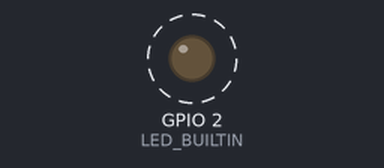
Simulated run of this sketch. Board: ESP32. On the bench: output pins drawn as LEDs (lit = HIGH). Dashed ring = blinking. WiFi joins after 1.5 s; servers stay silent unless stated; random numbers use the default seed unless the sketch sets one; no MQTT or app messages arrive unless stated; what the sketch prints to the serial monitor is not drawn.

Above: at 3.0 s.
Timing chart, 0 to 7.2 s (numbered marks = the images above):
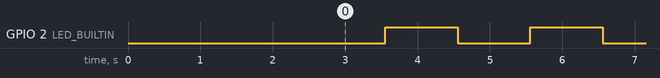

The sketch:

aquaponik.ino
```cpp
#include "AquaponikNode.h"

AquaponikNode node;

void setup() {
  node.setup();
}

void loop() {
  node.loop();
}
```

AquaponikNode.cpp
```cpp
#include "AquaponikNode.h"

void AquaponikNode::setup() {
  Serial.begin(115200);
  delay(1000);

  wifiManager.connect();

  if (WiFi.status() != WL_CONNECTED) {
    ledManager.setStatus(LedStatus::WifiError);  // WiFi error
    return;
  }

  mqttManager.setup(broker, port);
  mqttManager.connect(clientId);

  if (!WiFi.isConnected()) {
    ledManager.setStatus(LedStatus::WifiError);  // WiFi error
  } else if (!mqttManager.isConnected()) {
    ledManager.setStatus(LedStatus::MqttError); // MQTT error
  } else {
    ledManager.setStatus(LedStatus::Normal); // Normal
  }
}

void AquaponikNode::loop() {
  ledManager.update();
  mqttManager.loop();

  if (millis() - lastSendTime >= sendInterval) {
    lastSendTime = millis();
    String data = sensorManager.toJSON();
    mqttManager.publishSensorData(topic, data);
  }
}
```

AquaponikNode.h
```cpp
#ifndef AQUAPONIK_NODE_H
#define AQUAPONIK_NODE_H

#include "WifiManager.h"
#include "MQTTClientManager.h"
#include "LedStatusManager.h"
#include "SensorManager.h"

/// @class AquaponikNode
/// @brief Class utama yang mengatur lifecycle node Aquaponik (WiFi, MQTT, Sensor).
class AquaponikNode {
public:
  /// @brief Inisialisasi WiFi, MQTT, dll.
  void setup();

  /// @brief Loop utama untuk mengirim data berkala.
  void loop();

private:
  WiFiManager wifiManager;
  MQTTClientManager mqttManager;
  SensorManager sensorManager = SensorManager(true); // true = simMode
  LedStatusManager ledManager;

  unsigned long lastSendTime = 0;
  const unsigned long sendInterval = 5000;

  const char* broker   = "192.168.0.10";
  const int   port     = 1883;
  const char* clientId = "esp32-Aquaponik";
  const char* topic    = "taniverse/Aquaponik/sensor";
};

#endif
```

LedStatusManager.cpp
```cpp
#include "LedStatusManager.h"

LedStatusManager::LedStatusManager(uint8_t pin)
  : _pin(pin), _onDuration(1000), _offDuration(1000),
    _lastToggle(0), _ledState(false) {
  pinMode(_pin, OUTPUT);
  digitalWrite(_pin, LOW);
}

void LedStatusManager::setStatus(LedStatus status) {
  _onDuration = static_cast<uint8_t>(status) * 1000UL;
  _offDuration = 1000;
  _lastToggle = millis();
  _ledState = false;
  digitalWrite(_pin, LOW);
}

void LedStatusManager::update() {
  unsigned long now = millis();
  if (_ledState && now - _lastToggle >= _onDuration) {
    _ledState = false;
    _lastToggle = now;
    digitalWrite(_pin, LOW);
  }
  else if (!_ledState && now - _lastToggle >= _offDuration) {
    _ledState = true;
    _lastToggle = now;
    digitalWrite(_pin, HIGH);
  }
}
```

LedStatusManager.h
```cpp
// c:\Users\sam294\Documents\Projects\Agro\taniverse\esp\hidroponik\LedStatusManager.h

#ifndef LED_STATUS_MANAGER_H
#define LED_STATUS_MANAGER_H

#include <Arduino.h>

/// @brief Status sistem untuk indikator LED
enum class LedStatus : uint8_t {
  Normal = 1,       // 1 detik nyala
  WifiError = 2,    // 2 detik nyala
  MqttError = 3,    // 3 detik nyala
  SensorError = 4   // dst...
};

class LedStatusManager {
public:
  explicit LedStatusManager(uint8_t pin = LED_BUILTIN);
  void setStatus(LedStatus status);
  void update();

private:
  uint8_t _pin;
  uint32_t _onDuration;
  uint32_t _offDuration;
  unsigned long _lastToggle;
  bool _ledState;
};

#endif
```

MQTTClientManager.cpp
```cpp
#include "MQTTClientManager.h"

MQTTClientManager::MQTTClientManager() : mqttClient(wifiClient) {}

void MQTTClientManager::setup(const char* broker, int port) {
  mqttClient.setServer(broker, port);
}

void MQTTClientManager::connect(const char* clientId) {
  while (!mqttClient.connected()) {
    Serial.print("Connecting to MQTT...");
    if (mqttClient.connect(clientId)) {
      Serial.println(" connected!");
    } else {
      Serial.print(" failed, rc=");
      Serial.print(mqttClient.state());
      Serial.println(" try again in 5s");
      delay(5000);
    }
  }
}

void MQTTClientManager::loop() {
  mqttClient.loop();
}

void MQTTClientManager::publishSensorData(const char* topic, const String& payload) {
  mqttClient.publish(topic, payload.c_str());
  Serial.println("Published: " + payload);
}

bool MQTTClientManager::isConnected() {
  return mqttClient.connected();
}
```

MQTTClientManager.h
```cpp
#ifndef MQTT_CLIENT_MANAGER_H
#define MQTT_CLIENT_MANAGER_H

#include <WiFi.h>
#include <PubSubClient.h>

/// @class MQTTClientManager
/// @brief Menangani koneksi ke broker MQTT dan publikasi data sensor.
class MQTTClientManager {
public:
  MQTTClientManager();

  /// @brief Setup alamat dan port broker MQTT.
  void setup(const char* broker, int port);

  /// @brief Koneksikan client ke broker.
  void connect(const char* clientId);

  /// @brief Dipanggil terus-menerus di loop() untuk menjaga koneksi.
  void loop();

  /// @brief Publikasi data sensor dalam bentuk JSON ke topik MQTT.
  void publishSensorData(const char* topic, const String& payload);

  bool isConnected();

private:
  WiFiClient wifiClient;
  PubSubClient mqttClient;
};

#endif
```

SensorManager.cpp
```cpp
#include "SensorManager.h"

SensorManager::SensorManager(bool simulationMode) {
  simMode = simulationMode;
}

float SensorManager::readEC() {
  return simMode ? 950.0 + random(-10, 10) : readECFromSensor();
}

float SensorManager::readPH() {
  return simMode ? 6.2 + random(-5, 5) / 10.0 : readPHFromSensor();
}

float SensorManager::readSuhu() {
  return simMode ? 25.0 + random(-2, 2) : readSuhuFromSensor();
}

int SensorManager::readTinggi() {
  return simMode ? 75 + random(-5, 5) : readTinggiFromSensor();
}

String SensorManager::toJSON() {
  String json = "{";
  json += "\"ec\":" + String(readEC(), 1) + ",";
  json += "\"ph\":" + String(readPH(), 1) + ",";
  json += "\"suhu\":" + String(readSuhu(), 1) + ",";
  json += "\"tinggi\":" + String(readTinggi());
  json += "}";
  return json;
}

// ========== Sensor nyata (dummy dulu, bisa diisi nanti) ==========

float SensorManager::readECFromSensor() {
  // TODO: implementasi sensor EC asli
  return 960.0;
}

float SensorManager::readPHFromSensor() {
  // TODO: implementasi sensor pH asli
  return 6.1;
}

float SensorManager::readSuhuFromSensor() {
  // TODO: DS18B20, DHT, atau sensor suhu lain
  return 24.5;
}

int SensorManager::readTinggiFromSensor() {
  // TODO: sensor ultrasonik / water level
  return 80;
}
```

SensorManager.h
```cpp
#ifndef SENSOR_MANAGER_H
#define SENSOR_MANAGER_H

#include <Arduino.h>

/// @class SensorManager
/// @brief Menyediakan pembacaan sensor nyata atau simulasi (random).
class SensorManager {
public:
  /// @brief Buat instance SensorManager
  /// @param simulationMode jika true maka data acak, jika false baca sensor nyata
  SensorManager(bool simulationMode = true);

  float readEC();
  float readPH();
  float readSuhu();
  int   readTinggi();

  /// @brief Menggabungkan pembacaan sensor jadi JSON string
  String toJSON();

private:
  bool simMode;

  // Fungsi pembacaan sensor nyata
  float readECFromSensor();
  float readPHFromSensor();
  float readSuhuFromSensor();
  int   readTinggiFromSensor();
};

#endif
```

WiFiManager.cpp
```cpp
#include "WiFiManager.h"
#include <WiFi.h>

const char* ssidList[] = {
  "samfamily",
  "PON OFFICE",
  "HotspotHP"
};

const char* passList[] = {
  "basmalah",
  "welcometopon",
  "password3"
};

const int wifiCount = sizeof(ssidList) / sizeof(ssidList[0]);

void WiFiManager::connect() {
  Serial.println("🔌 Mencoba koneksi ke beberapa WiFi...");

  for (int i = 0; i < wifiCount; i++) {
    Serial.printf("🌐 Mencoba konek ke: %s\n", ssidList[i]);
    WiFi.begin(ssidList[i], passList[i]);

    unsigned long startTime = millis();
    while (WiFi.status() != WL_CONNECTED && millis() - startTime < 7000) {
      delay(500);
      Serial.print(".");
    }

    if (WiFi.status() == WL_CONNECTED) {
      Serial.println("\n✅ Tersambung!");
      Serial.print("📶 SSID: ");
      Serial.println(WiFi.SSID());
      Serial.print("💻 IP Address: ");
      Serial.println(WiFi.localIP());
      return;
    }

    Serial.println("\n❌ Gagal, mencoba SSID berikutnya...");
  }

  Serial.println("🚫 Tidak ada WiFi yang tersambung.");
}
```

WifiManager.h
```cpp
#ifndef WIFI_MANAGER_H
#define WIFI_MANAGER_H

/// @class WiFiManager
/// @brief Menangani koneksi ke banyak jaringan WiFi secara otomatis.
class WiFiManager {
public:
  /// @brief Mencoba koneksi ke SSID dalam daftar, berurutan hingga berhasil.
  void connect();
};

#endif
```

Measured:
- by itself, GPIO 2 (LED_BUILTIN): alternates HIGH for 1.0 s and LOW for 1.0 s
